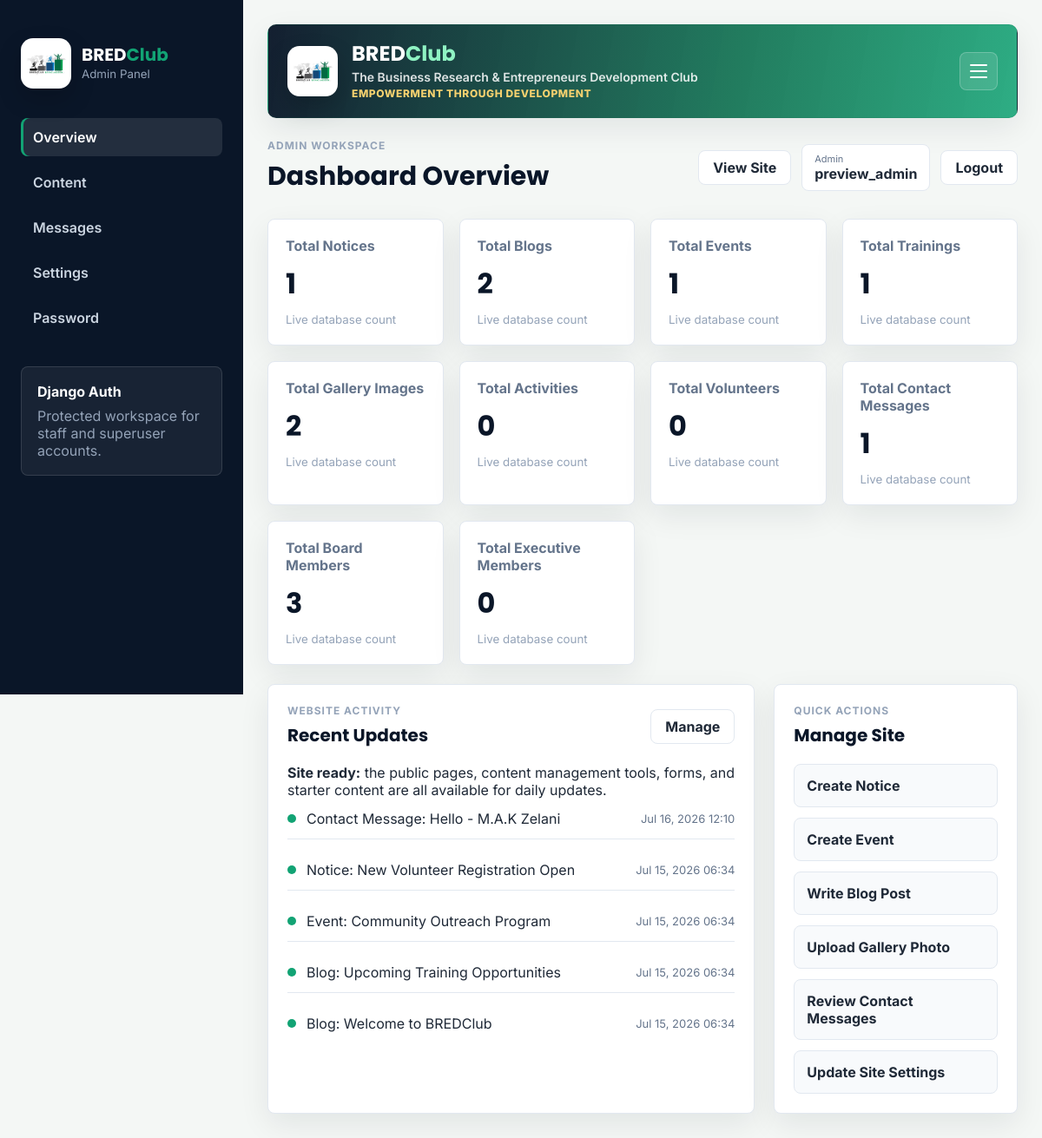
The page /dashboard/ (signed in) on the database its author committed.
### basic_app/models.py (models this page shows, shortened)
class ContactMessage(models.Model):
    name = models.CharField(max_length=150)
    email = models.EmailField()
    phone = models.CharField(max_length=30, blank=True)
    subject = models.CharField(max_length=180)
    message = models.TextField()
    status = models.CharField(
        max_length=20,
        choices=ContactStatus.choices,
        default=ContactStatus.NEW,
    )
    ordering = models.PositiveIntegerField(default=0, db_index=True)
    created_at = models.DateTimeField(auto_now_add=True)
    updated_at = models.DateTimeField(auto_now=True)
    class Meta:
        ordering = ("ordering", "-created_at")
        verbose_name = "Contact Message"
        verbose_name_plural = "Contact Messages"
    def __str__(self):
        return f"{self.subject} - {self.name}"

class BaseContentModel(models.Model):
    status = models.CharField(
        max_length=20,
        choices=PublishStatus.choices,
        default=PublishStatus.PUBLISHED,
    )
    ordering = models.PositiveIntegerField(default=0, db_index=True)
    created_at = models.DateTimeField(auto_now_add=True)
    updated_at = models.DateTimeField(auto_now=True)
    class Meta:
        abstract = True
        ordering = ("ordering", "-created_at")

class SEOMixin(models.Model):
    meta_title = models.CharField(max_length=160, blank=True)
    meta_description = models.CharField(max_length=255, blank=True)
    keywords = models.CharField(max_length=255, blank=True)
    og_image = models.ImageField(
        upload_to="seo/",
        blank=True,
        null=True,
        validators=[FileExtensionValidator(allowed_extensions=IMAGE_EXTENSIONS)],
    )
    class Meta:
        abstract = True

class Notice(BaseContentModel, SEOMixin):
    title = models.CharField(max_length=220)
    slug = models.SlugField(max_length=240, unique=True, blank=True)
    summary = models.TextField(blank=True)
    content = models.TextField()
    published_date = models.DateField(default=timezone.localdate)
    pdf_file = models.FileField(
        upload_to="notices/",
        blank=True,
        null=True,
        validators=[FileExtensionValidator(allowed_extensions=DOCUMENT_EXTENSIONS)],
    )
    is_pinned = models.BooleanField(default=False)
    class Meta(BaseContentModel.Meta):
        ordering = ("-is_pinned", "ordering", "-published_date")
        verbose_name = "Notice"
        verbose_name_plural = "Notices"
    def __str__(self):
        return self.title

class Event(BaseContentModel, SEOMixin):
    title = models.CharField(max_length=180)
    slug = models.SlugField(max_length=200, unique=True, blank=True)
    description = models.TextField()
    date = models.DateField()
    time = models.TimeField(blank=True, null=True)
    location = models.CharField(max_length=180)
    poster = models.ImageField(
        upload_to="events/",
        blank=True,
        null=True,
        validators=[FileExtensionValidator(allowed_extensions=IMAGE_EXTENSIONS)],
    )
    registration_link = models.URLField(blank=True)
    is_featured = models.BooleanField(default=False)
    class Meta(BaseContentModel.Meta):
        ordering = ("date", "time", "ordering")
        verbose_name = "Event"
        verbose_name_plural = "Events"
    def __str__(self):
        return self.title

class Blog(BaseContentModel, SEOMixin):
    title = models.CharField(max_length=220)
    slug = models.SlugField(max_length=240, unique=True, blank=True)
    category = models.ForeignKey(
        Category,
        on_delete=models.SET_NULL,
        blank=True,
        null=True,
        related_name="blogs",
    )
    author = models.CharField(max_length=120, blank=True)
    featured_image = models.ImageField(
        upload_to="blogs/",
        blank=True,
        null=True,
        validators=[FileExtensionValidator(allowed_extensions=IMAGE_EXTENSIONS)],
    )
    excerpt = models.TextField(blank=True)
    content = models.TextField()
    published_at = models.DateTimeField(default=timezone.now)
    is_featured = models.BooleanField(default=False)
    class Meta(BaseContentModel.Meta):
        ordering = ("ordering", "-published_at")
        verbose_name = "Blog"
        verbose_name_plural = "Blogs"
    def __str__(self):
        return self.title

### dashboard/views.py (the view)
# urls.py: path('', views.overview, name='overview'),
@dashboard_required
def overview(request):
    stats = [
        ("Total Notices", Notice.objects.count()),
        ("Total Blogs", Blog.objects.count()),
        ("Total Events", Event.objects.count()),
        ("Total Trainings", Training.objects.count()),
        ("Total Gallery Images", GalleryImage.objects.count()),
        ("Total Activities", Activity.objects.count()),
        ("Total Volunteers", Volunteer.objects.count()),
        ("Total Contact Messages", ContactMessage.objects.count()),
        ("Total Board Members", BoardMember.objects.count()),
        ("Total Executive Members", ExecutiveCommittee.objects.count()),
    ]
    recent_activity = []
    for model, label in (
        (Notice, "Notice"),
        (Blog, "Blog"),
        (Event, "Event"),
        (Volunteer, "Volunteer"),
        (ContactMessage, "Contact Message"),
    ):
        for item in model.objects.order_by("-updated_at")[:3]:
            recent_activity.append(
                {
                    "label": label,
                    "title": str(item),
                    "updated_at": getattr(item, "updated_at", None),
                }
            )
    recent_activity = sorted(
        recent_activity,
        key=lambda item: item["updated_at"],
        reverse=True,
    )[:8]
    return render(request, "dashboard/overview.html", {"stats": stats, "recent_activity": recent_activity})

### basic_app/context_processors.py (called while the page is built)
def global_site_context(request):
    site_settings = SiteSettings.load() or SiteSettings()
    organization_info = OrganizationInformation.load() or OrganizationInformation()
    social_links = SocialLink.objects.filter(status=PublishStatus.PUBLISHED).order_by("ordering", "platform")
    return {
        "site_settings": site_settings,
        "organization_info": organization_info,
        "social_links": social_links,
        "canonical_url": request.build_absolute_uri(request.path),
    }

### basic_app/models.py (called while the page is built)
    @classmethod
    def load(cls):
        return cls.objects.filter(status=PublishStatus.PUBLISHED).order_by("ordering", "-updated_at").first()

    @classmethod
    def load(cls):
        return cls.objects.filter(status=PublishStatus.PUBLISHED).order_by("ordering", "-updated_at").first()

### dashboard/views.py (called while the page is built)
def is_dashboard_user(user):
    return user.is_authenticated and (user.is_staff or user.is_superuser)

def dashboard_required(view_func):
    @wraps(view_func)
    @login_required(login_url="dashboard:login")
    def wrapped(request, *args, **kwargs):
        if not is_dashboard_user(request.user):
            messages.error(request, "Your account does not have dashboard access.")
            return redirect("home:index")
        return view_func(request, *args, **kwargs)
    return wrapped

### dashboard/templates/dashboard/overview.html (shortened to what this page needs)
{% extends 'dashboard/base.html' %}
{% block page_title %}Dashboard Overview{% endblock %}
{% block content %}
<section class="stat-grid">
    {% for label, value in stats %}
    <article class="stat-card">
        <span>{{ label }}</span>
        <strong>{{ value }}</strong>
        <small>Live database count</small>
    </article>
    {% endfor %}
</section>
<section class="dashboard-grid">
    <div class="panel panel-wide">
        <div class="panel-heading">
            <div>
                <span class="panel-kicker">Website Activity</span>
                <h2>Recent Updates</h2>
            </div>
            <a class="soft-btn" href="{% url 'dashboard:content' %}">Manage</a>
        </div>
        <div class="panel-note">
            <strong>Site ready:</strong> the public pages, content management tools, forms, and starter content are all available for daily updates.
        </div>
        <div class="activity-list">
            {% for item in recent_activity %}
            <div class="activity-item">
                <span class="dot success"></span>
                <p>{{ item.label }}: {{ item.title }}</p>
                <time>{{ item.updated_at|date:"M d, Y H:i" }}</time>
            </div>
            {% empty %}
            <div class="empty-state">No recent activity yet.</div>
            {% endfor %}
        </div>
    </div>
    <div class="panel">
        <div class="panel-heading compact">
            <div>
                <span class="panel-kicker">Quick Actions</span>
                <h2>Manage Site</h2>
            </div>
        </div>
        <div class="quick-actions">
            <a href="{% url 'dashboard:module_create' 'notices' %}">Create Notice</a>
            <a href="{% url 'dashboard:module_create' 'events' %}">Create Event</a>
            <a href="{% url 'dashboard:module_create' 'blogs' %}">Write Blog Post</a>
            <a href="{% url 'dashboard:module_create' 'gallery-images' %}">Upload Gallery Photo</a>
            <a href="{% url 'dashboard:messages' %}">Review Contact Messages</a>
            <a href="{% url 'dashboard:settings' %}">Update Site Settings</a>
        </div>
    </div>
</section>
{% endblock %}

### dashboard/templates/dashboard/base.html (shortened to what this page needs)
{% load static %}
<!DOCTYPE html>
<html lang="en">
<head>
    <link rel="stylesheet" href="{% static 'css/dashboard.css' %}">
</head>
<body>
    <div class="dashboard-shell">
        <aside class="dashboard-sidebar">
            <a href="{% url 'dashboard:overview' %}" class="dashboard-brand">
                <span class="banner-logo">
                    <img src="{% static 'icons/logo.jpg' %}" alt="Logo" width="50">
                </span>
                <span>
                    <strong class="banner-brand">BRED<span>Club</span></strong>
                    <small>Admin Panel</small>
                </span>
            </a>
            <nav class="dashboard-nav" aria-label="Dashboard navigation">
                <a href="{% url 'dashboard:overview' %}" class="{% if request.resolver_match.url_name == 'overview' %}active{% endif %}">
                    <span>Overview</span>
                </a>
                <a href="{% url 'dashboard:content' %}" class="{% if request.resolver_match.url_name == 'content' %}active{% endif %}">
                    <span>Content</span>
                </a>
                <a href="{% url 'dashboard:messages' %}" class="{% if request.resolver_match.url_name == 'messages' %}active{% endif %}">
                    <span>Messages</span>
                </a>
                <a href="{% url 'dashboard:settings' %}" class="{% if request.resolver_match.url_name == 'settings' %}active{% endif %}">
                    <span>Settings</span>
                </a>
                <a href="{% url 'dashboard:password_change' %}" class="{% if request.resolver_match.url_name == 'password_change' %}active{% endif %}">
                    <span>Password</span>
                </a>
            </nav>
            <div class="sidebar-card">
                <span>Django Auth</span>
                <p>Protected workspace for staff and superuser accounts.</p>
            </div>
        </aside>
        <main class="dashboard-main">
            <section class="dashboard-banner">
                <div class="banner-brand">
                    <span class="banner-logo">
                        <img src="{% static 'icons/logo.jpg' %}" alt="Logo" width="50">
                    </span>
                    <div>
                        <strong>BRED<span>Club</span></strong>
                        <p>The Business Research &amp; Entrepreneurs Development Club</p>
                        <small>Empowerment Through Development</small>
                    </div>
                </div>
                <button class="sidebar-toggle" type="button" data-sidebar-toggle aria-label="Toggle sidebar" aria-expanded="true">
                    <span></span>
                    <span></span>
                    <span></span>
                </button>
            </section>
            <header class="dashboard-topbar">
                <div>
                    <p class="eyebrow">Admin Workspace</p>
                    <h1>{% block page_title %}Dashboard{% endblock %}</h1>
                </div>
                <div class="topbar-actions">
                    <a href="{% url 'home:index' %}" class="ghost-btn">View Site</a>
                    <div class="admin-chip">
                        <span>{{ request.user.get_full_name|default:'Admin' }}</span>
                        <strong>{{ request.user.username|default:'Staff' }}</strong>
                    </div>
                    <form method="post" action="{% url 'dashboard:logout' %}">
                        <button type="submit" class="soft-btn">Logout</button>
                    </form>
                </div>
            </header>
            {% block content %}{% endblock %}
        </main>
    </div>
</body>
</html>

### rows shown on the page
ContactMessage: updated_at "Jul 16, 2026 12:10"
Notice: title "New Volunteer Registration Open", updated_at "Jul 15, 2026 06:34"
Event: title "Community Outreach Program", updated_at "Jul 15, 2026 06:34"
Blog: title "Upcoming Training Opportunities", updated_at "Jul 15, 2026 06:34"
Blog: title "Welcome to BREDClub", updated_at "Jul 15, 2026 06:34"

### other values the page prints
{{ request.user.get_full_name|default:'Admin' }} "Admin"
{{ request.user.username|default:'Staff' }} "preview_admin"
{{ label }} "Total Notices" "Total Blogs" "Total Events" "Total Trainings" "Total Gallery Images" "Total Activities" "Total Volunteers" "Total Contact Messages" "Total Board Members" "Total Executive Members"
{{ value }} "1" "2" "1" "1" "2" "0" "0" "1" "3" "0"
{{ item.label }} "Contact Message" "Notice" "Event" "Blog" "Blog"
{{ item.title }} "Hello - M.A.K Zelani"
